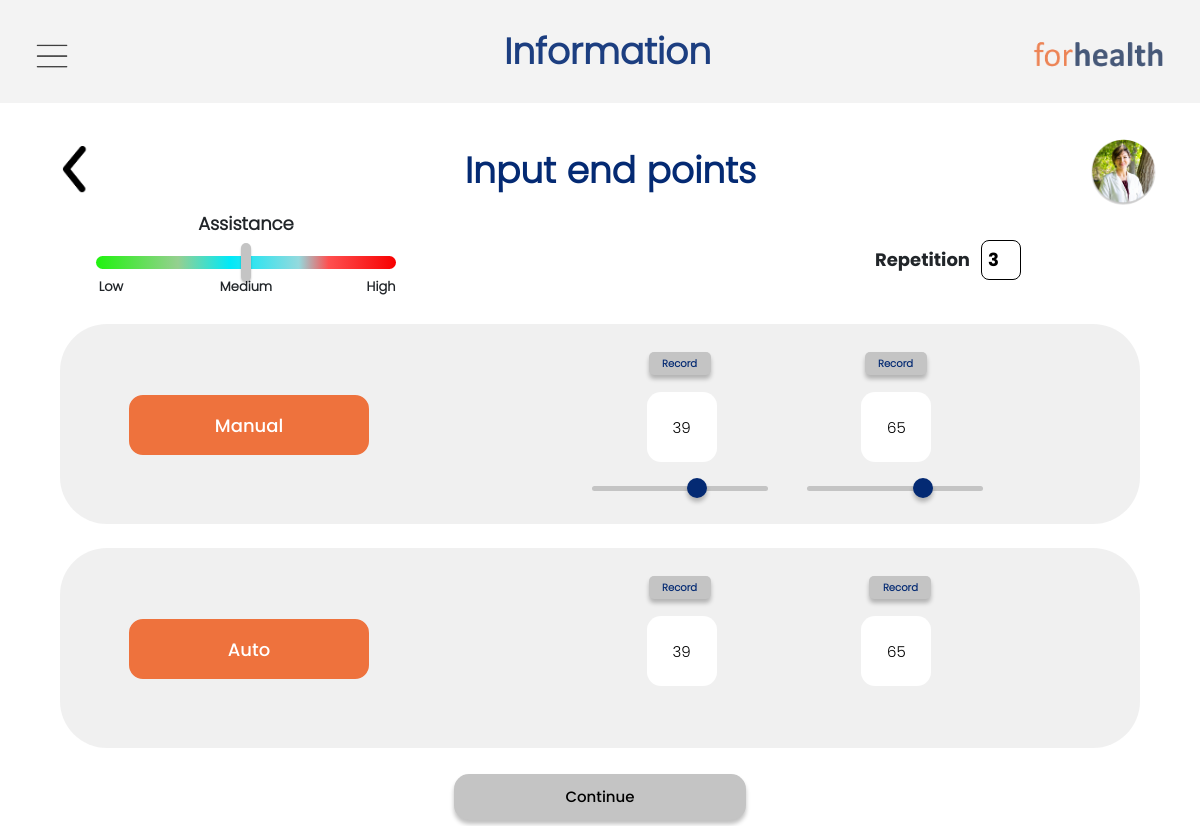
Before: /select (signed in) with the older database file.
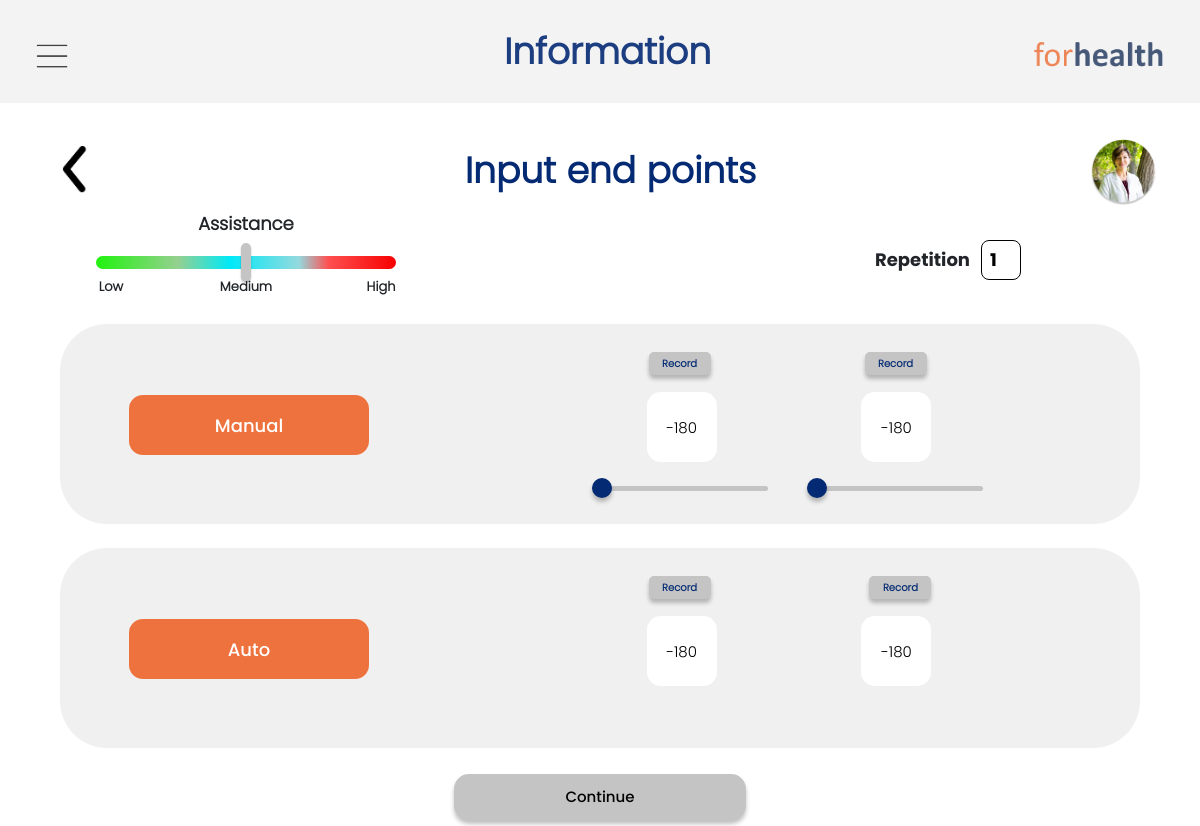
After: the same page with the newer database file.
### tables this page shows
CREATE TABLE info1(name_user varchar(50),password_user varchar(50) ,email_user varchar(50) ,phone_user varchar(50) ,address_user varchar(50),uname varchar(50),uage varchar(50),uweight varchar(50),uheight varchar(50),selectbtn varchar(50),point1 int,point2 int,Resistance int,Rep int);

### main.py (the view, shortened to what this page needs)
@app.route('/select', methods=['GET', 'POST'])
def select():
    if session["username"] == session["username1"]:
        cursor.execute("select * from info1 WHERE name_user=(?)",
                       (session['username'],))
        dataform = cursor.fetchone()
        if dataform['point1'] is None:
            if request.method == 'POST':
                point1 = request.form["point1"]
                point2 = request.form["point2"]
                Resistance = request.form["Resistance"]
                Rep = request.form["rep"]
                cursor.execute("UPDATE info1 SET point1=(?),point2=(?),Resistance=(?),Rep=(?) WHERE name_user=(?)", (
                    point1, point2, Resistance, Rep, dataform['name_user']))
                db.commit()
                if dataform['selectbtn']=="Freedrive":
                    return render_template("fourthpage.html",back="details",point1="0",point2="0")
                return render_template("fourthpage.html",back="select",point1=point1,point2=point2)
            else:
                return render_template("select.html",RSA="Resistance")
        elif dataform['point1'] is not None:
            point1 = dataform['point1']
            point2 = dataform['point2']
            Resistance = dataform['Resistance']
            Rep = dataform['Rep']
            if dataform['selectbtn']=="Freedrive":
                return redirect(url_for("information"))
            if dataform['selectbtn']=="Passive":
                return render_template("select.html",RSA="Assistance", point1=point1, point2=point2, Resistance=Resistance,rep=Rep)
            if dataform['selectbtn']=="Active isokinetic":
                return render_template("select.html",RSA="Speed",point1=point1, point2=point2, Resistance=Resistance,rep=Rep)
            return render_template("select.html", point1=point1, point2=point2, Resistance=Resistance,RSA="Resistance",rep=Rep)
    else:
        return redirect(url_for("login"))

### templates/select.html (shortened to what this page needs)
<!DOCTYPE html>
<html>
<head>
  <link rel="stylesheet" type="text/css" href="{{ url_for('static', filename='css/select.css') }}">
  <link rel="stylesheet" type="text/css" href="{{ url_for('static', filename='css/navbar.css') }}">
  <link rel="stylesheet" href="{{ url_for('static', filename='css/bootstrap.min.css') }}">
  <link rel="stylesheet" href="{{ url_for('static', filename='css/w3.css') }}">
  <link rel="stylesheet" href="{{ url_for('static', filename='css/input.css') }}">
  <link rel="stylesheet" href="{{ url_for('static', filename='css/input2.css') }}">
</head>
<body>
  <link rel="stylesheet" href="{{ url_for('static', filename='css/myprofilenav.css') }}">
  <div class="navbar" style="padding-top: 1%; padding-left:3%; padding-bottom: 7.6%;">
    <div style="float: left; width: 25%; padding-top: 0.4%;">
      <span onclick="openNav()">
        <img src="{{ url_for('static', filename='images/drow.png') }}" alt="img" style="width: 11%;"></span>
    </div>
    <div style="float: left; width: 50%;">
      <center>
        <h6 class="lname">Information</h6>
      </center>
    </div>
    <div style="float: right; width: 25%; padding-top: 1%;">
      <img src="{{ url_for('static', filename='images/logo.png') }}" alt="img"
        style="width: 60%; margin-left: 40%;"></span>
    </div>
  </div>
  <br>
  <div class="navbar"
    style="padding-top: 0.4%; padding-left:3%; padding-bottom: 6.6%; background-color: white; opacity: 100%;">
    <div style="float: left; width: 25%; padding-top: 0.4%;">
      <a href="details">
        <span>
          <img src="{{ url_for('static', filename='images/back.png') }}" alt="img"
            style="width: 9%; margin-left: 9%;"></span></a>
    </div>
    <div style="float: left; width: 50%;">
      <center>
        <h6 class="lname1">Input end points</h6>
      </center>
    </div>
    <div style="float: right; width: 25%; padding-top: 0.5%;">
      <a onclick="openProNav()" style="text-decoration: none;">
        <img src="{{ url_for('static', filename='images/Profileimg.png') }}" alt="img" class="imgclass">
      </a>
    </div>
  </div>
  <form action="" id="formofselect" method="POST">
    <div>
      <div
        style="float: left; width: 25%; margin-left: 8%; font-family: Poppinsbold; font-weight: 600; font-size: 18px;">
        <center><b>{{RSA}}</b></center>
        <input type="range" style="position: relative;" value="{{Resistance}}" id="Resistance" name="Resistance" min="0"
          max="100" onpointermove="updateTextInputr(this.value);">
        <div style="margin-top: -4%;">
          <div style="float: left; width: 10%; font-size: small;">
            <center>Low</center>
          </div>
          <div style="float: left; width: 80%;font-size: small;">
            <center>Medium</center>
          </div>
          <div style="float: right; width: 10%;font-size: small;">
            <center>High</center>
          </div>
        </div>
      </div>
      <div style=" margin-top: 2.5%; float: right; width: 13%; margin-right: 15%; font-family: Poppinsbold; font-weight: 600; font-size: 18px;">
        <center>
          <div style="padding: 4%;  float: left; width: 75%; margin-right: 0%; font-family: Poppinsbold; font-weight: 600; font-size: 18px;">
            Repetition
          </div>
          <div style="  float: right; width: 25%; margin-left: 0%; font-family: Poppinsbold; font-weight: 600; font-size: 18px;">
            <input type="number" name="rep" value="{{rep}}" class="inputrep" id="rep">
          </div>
        </center>
      </div>
    </div>
    <br><br><br><br>
    <div class="select1">
      <div style="float: left; width: 35%;">
        <center>
          <button type="button" onclick="enable()" class="manualbtn">Manual</button>
        </center>
      </div>
      <div class="slidfor">
        <button type="button" class="btnrec" ><b>Record</b></button>
        <button type="button" class="btnrec" style="margin-left: 21.3%;" ><b>Record</b></button>
        <center>
          <input name="point1" value="{{point1}}" class="input1" id="first">
          <input name="point2" value="{{point2}}" class="input2" id="second" /><br>
        </center>
        <input type="range" id="point1slide" value="{{point1}}" min="-180" max="180"
          onpointermove="updateTextInput1(this.value);">
        <input type="range" value="{{point2}}" style="margin-left: 5%;" id="point2slide" min="-180" max="180"
          onpointermove="updateTextInput2(this.value);">
      </div>
    </div>
    <div class="select1">
      <div style="float: left; width: 35%;">
        <center>
          <button onclick="disable()" type="button" class="manualbtn">Auto</button>
        </center>
      </div>
      <div style="float: right; width: 65%;">
        <button type="button" class="btnrec" ><b>Record</b></button>
        <button type="button" class="btnrec" style="margin-left: 22%;"><b>Record</b></button>
        <center>
          <input name="point1" value="{{point1}}" class="input1" id="third">
          <input name="point2" value="{{point2}}" class="input2" id="fourth" /><br>
        </center>
      </div>
    </div>
    <div>
      <center>
        <button style="margin-top: 0.2%; margin-bottom: 0.5%;" type="submit" class="button1">Continue</button>
      </center>
    </div>
  </form>
</body>
</html>

### static/css/select.css (style rules this page uses)
.lname { width: 105px; height: 48px; font-family: Poppins; font-style: normal; font-weight: 500; font-size: 36px; line-height: 54px; font-weight: bold; color: #042a73; }
.select1 { width: 90%; height: 200px; margin-left: 5%; margin-right: 5%; margin-top: 2%; margin-bottom: 2%; background: rgba(196, 196, 196, 0.25); border-radius: 47px; }
.manualbtn { width: 240px; height: 60px; margin: auto; font-family: Poppinsdark; background: #ee723d; border-radius: 14px; font-size: large; margin-top: 19%; color: white; border: 2px solid #ee723d; }
.imgclass { border-radius: 50%; width: 23%; margin-top: 1%; margin-left: 67%; }
.button1 { width: 292.76px; height: 46.33px; left: 716.04px; font-family: Poppinsdark; background: #C4C4C4; box-shadow: 0px 4px 4px rgba(0, 0, 0, 0.25); border-radius: 15px; border-color: #bcbcbc33; border: 0px; margin-top: 3%; }
.lname1 { width: 305px; height: 48px; font-family: Poppins; font-style: normal; font-weight: 500; font-size: 36px; line-height: 54px; font-weight: bold; color: #042a73; }
.input1 { height: 70px; width: 70px; border-radius: 20%; margin-right: 20%; text-align: center; border: none; }
.inputrep { height: 40px; width: 40px; border-radius: 20%; margin: auto; text-align: center; background: #FFFFFF; border: 1px solid #000000; box-sizing: border-box; }
.input2 { height: 70px; width: 70px; border-radius: 20%; margin-top: 1%; text-align: center; border: none; }
.btnrec { background: #C4C4C4; border: none; margin-top: 4%; margin-left: 30%; width: 62px; height: 23px; font-size: 10px; color: #042a73; padding: 2px; box-shadow: 0px 4px 4px rgba(0, 0, 0, 0.25); margin-bottom: 1.5%; border-radius: 5px; }
* { font-family: Poppins; }

### static/css/navbar.css (style rules this page uses)
.navbar { height:70px; background: #BCBCBC33; color:black; opacity: 0.9; box-sizing: border-box; padding: 1%; }
.lname { position: absolute; width: 105px; height: 48px; left: 42%; top: 15px; font-family: Poppins; font-style: normal; font-weight: 500; font-size: 36px; line-height: 54px; font-weight: bold; color: #042A73; }

### static/css/w3.css (style rules this page uses)
html { box-sizing:border-box }
*,*:before,*:after { box-sizing:inherit }
html { -ms-text-size-adjust:100%;-webkit-text-size-adjust:100% }
body { margin:0 }
a { background-color:transparent }
b,strong { font-weight:bolder }
img { border-style:none }
button,input,select,textarea,optgroup { font:inherit;margin:0 }
button,input { overflow:visible }
button,select { text-transform:none }
button,[type=button],[type=reset],[type=submit] { -webkit-appearance:button }
html,body { font-family:Verdana,sans-serif;font-size:15px;line-height:1.5 }
html { overflow-x:hidden }
h6 { font-size:16px }
h1,h2,h3,h4,h5,h6 { font-family:"Segoe UI",Arial,sans-serif;font-weight:400;margin:10px 0 }
img { vertical-align:middle }
a { color:inherit }

### static/css/input.css (style rules this page uses)
input[type=range] { height: 32px; -webkit-appearance: none; margin: 10px 0; width: 100%; }

### static/css/input2.css (style rules this page uses)
.slidfor { float: right; width: 65%; }
.slidfor input[type=range] { height: 32px; -webkit-appearance: none; margin-left: 22%; width: 25%; background-color: transparent; }

Changed rows visible on the page:
now on this page (row edited): info1: point1 "-180", point2 "-180"
Other visible differences:
form field rep: "3" → "1"
form field point1: "39" → (not shown)
form field point2: "65" → (not shown)
